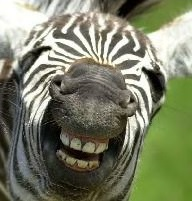
#> input picture pengolahan_citra_digital/Asset/gambar.jpg, 192 x 201 px
$ jupyter execute 'Materi Pengolahan Citra Digital - Part II.ipynb'   (shell and % lines are left out)
#> lines starting #> are read from the running program, lines starting #| are printed output that depends on the picture
# Pengolahan Citra Digital - Bagian 2

Yang bakal dibahas pada *notebook* ini:
1. Rotasi
2. Translasi
3. *Resize*
4. *flipping* (Pencerminan)

Catatan tambahan, ada beberapa yang saya coba terangkan dalam bentuk *code* saya sendiri.

## 1. Rotasi

*TL:DR* Muterin citra. Buat rotasi pake fungsi yang udah tersedia dari openCV yaitu
```
cv2.getRotationMatrix2D((posisi_tengah_x, posisi_tengah_y), angle,1)
```
dan
```
cv2.warpAffine(citra, rotasi, dimensi)
```

[cell 1]
# Cek lagi notebook sebelum ini ya
import cv2
import matplotlib.pyplot as plt

# Oh iya saya bakal pake gambar andalan saya lah!
img = cv2.imread("Asset/gambar.jpg")
#> img is the input picture: shape (201, 192, 3); mean B, G, R 102.8, 127, 122.7
plt.imshow(img)
plt.show()

[cell 2]
baris, kolom = img.shape[:2]
#> baris = 201; kolom = 192

_rot = cv2.getRotationMatrix2D((kolom/2, baris/2), 90,1)
print(_rot)
#| [[ 6.123234e-17  1.000000e+00 -4.500000e+00]
#|  [-1.000000e+00  6.123234e-17  1.965000e+02]]
img_rot_90 = cv2.warpAffine(img,_rot,(kolom,baris))
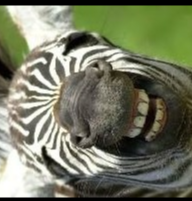
#> img_rot_90: shape (201, 192, 3); mean B, G, R 99, 121.8, 117.7
plt.imshow(img_rot_90)

Versi bener dari [link](https://www.pyimagesearch.com/2017/01/02/rotate-images-correctly-with-opencv-and-python/)

[cell 3]
import numpy as np
def rotate_bound(image, angle):
#> called with angle = 35
    (h, w) = image.shape[:2]
#> h = 201; w = 192
    (cX, cY) = (w // 2, h // 2)
#> cX = 96; cY = 100

    M = cv2.getRotationMatrix2D((cX, cY), -angle, 1.0)
    cos = np.abs(M[0, 0])
#> cos = 0.819
    sin = np.abs(M[0, 1])
#> sin = 0.574

    nW = int((h * sin) + (w * cos))
#> nW = 272
    nH = int((h * cos) + (w * sin))
#> nH = 274

    M[0, 2] += (nW / 2) - cX
    M[1, 2] += (nH / 2) - cY

    return cv2.warpAffine(image, M, (nW, nH))
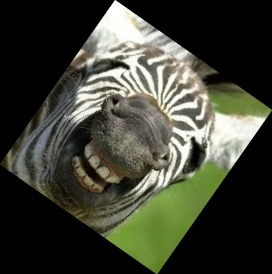
#> returned value: shape (274, 272, 3); mean of channels 0, 1, 2 53.2, 65.8, 63.5; drawn as B, G, R

x = rotate_bound(img, 35)
plt.imshow(x)

## 2. Translasi
*Tl:DR* geser citra (*ingetkan pas pelajaran matematika yang geser-geser sumbu). *First* buat dulu matriks transformasinya,

```python
_geser = np.float32([[1,0, titik_geser_x], [0,1,titik_geser_y]])
```

[cell 4]
_geser = np.float32([[1,0, 10], [0,1,20]])
img_translasi = cv2.warpAffine(img,_geser,(kolom,baris))
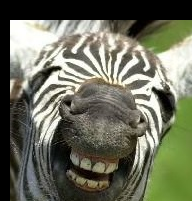
#> img_translasi: shape (201, 192, 3); mean B, G, R 92.5, 109.9, 107.6
plt.imshow(img_translasi)

## 3. *Resize*
*Tl:DR* Besar atau *kecilin* citra
```python
cv2.resize(citra, (dimensi))
```

[cell 5]
plt.imshow(img)

[cell 6]
img_resize = cv2.resize(img, (int(kolom/2), int(baris/2)))
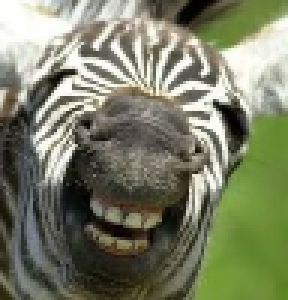
#> img_resize: shape (100, 96, 3) (shown 3 times larger); mean B, G, R 102.7, 126.9, 122.6
plt.imshow(img_resize)
# Tidak muncul ada perubahan, hanya terjadi downsampling
# silahkan coba pakai cv2.imshow(img_resize)

## 4. *flipping*
*Tl:DR* Pencerminan, *kek* citranya itu dibalik.

```python
cv2.flip(citra, parameter)
```
parameter
- 0 = dibalik secara horizontal
- 1 = dibalik secara vertical
- -1 = dibalik secara vertical dan horizontal

[cell 7]
img_flip_hor = cv2.flip(img, 0)
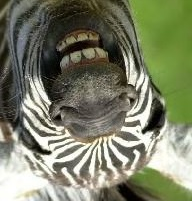
#> img_flip_hor: shape (201, 192, 3); mean B, G, R 102.8, 127, 122.7
img_flip_ver = cv2.flip(img, 1)
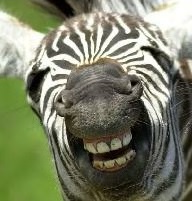
#> img_flip_ver: shape (201, 192, 3); mean B, G, R 102.8, 127, 122.7
img_flip_both = cv2.flip(img, -1)
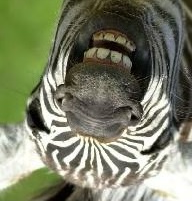
#> img_flip_both: shape (201, 192, 3); mean B, G, R 102.8, 127, 122.7

plt.imshow(img_flip_hor)
# plt.imshow(img_flip_ver)
# plt.imshow(img_flip_both)

## Bonus: *Padding*

*padding* adalah sebuah fungsi untuk menambahkan *border* pada citra. Berikut adalah contoh *code* yang saya coba buat sendiri

[cell 8]
def add_image_padding(image, iterasi=1):
#> called with iterasi = 10
    temp = image.copy()

    for i in range(0, int(iterasi)):
        if i == 0:
            zero_padding_row = np.zeros(image.shape[0])
        else:
            zero_padding_row = np.zeros(temp.shape[0])
        temp = np.insert(temp, temp.shape[1], zero_padding_row, axis=1)
        temp = np.insert(temp, 0, zero_padding_row, axis=1)
        zero_padding_column = np.zeros(temp.shape[1])
        temp = np.insert(temp, temp.shape[0], zero_padding_column, axis=0)
        temp = np.insert(temp, 0, zero_padding_column, axis=0)
#> this loop made 10 passes
#> pass 1, in add_image_padding, `temp = np.insert(temp, temp.shape[0], zero_padding_column, axis=0)`:
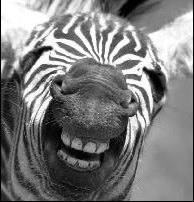
#> temp: shape (202, 194); min 0, max 255, mean 125.1
#> pass 1, in add_image_padding, `temp = np.insert(temp, 0, zero_padding_column, axis=0)`:
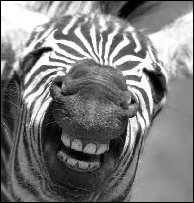
#> temp: shape (203, 194); min 0, max 255, mean 124.5
#> after the loop:
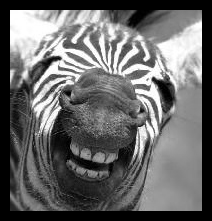
#> temp: shape (221, 212); min 0, max 255, mean 104.6
    return temp


img_padding = add_image_padding(img[:,:,1], 10)
plt.imshow(img_padding)
